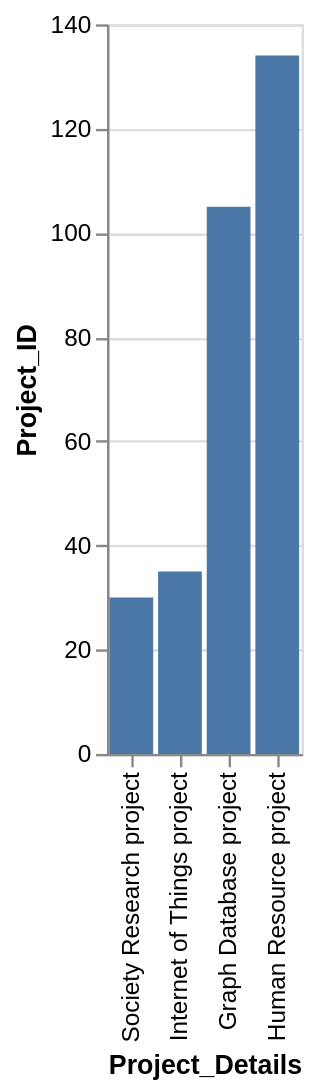

Source (Vega-Lite JSON):
### Vega-Lite specification from a JSON file in a GitHub repository (floating-point values rounded to 4 significant figures)
{"data": {"values": [{"x_data": "Society Research project", "y_data": 30}, {"x_data": "Internet of Things project", "y_data": 35}, {"x_data": "Graph Database project", "y_data": 105}, {"x_data": "Human Resource project", "y_data": 134}]}, "mark": "bar", "encoding": {"x": {"field": "x_data", "type": "nominal", "title": "Project_Details", "sort": {"op": "sum", "field": "y_data", "order": "ascending"}}, "y": {"field": "y_data", "type": "quantitative", "title": "Project_ID"}}}
